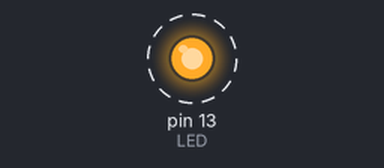
Bench run of a sketch on a simulated Arduino Uno, built with avr-gcc and run on an emulated ATmega328P. On the bench: output pins drawn as LEDs (lit = HIGH). Dashed ring = blinking.

Above: at 0.03 s.
Timing chart, 0 to 3.0 s (numbered marks = the images above):
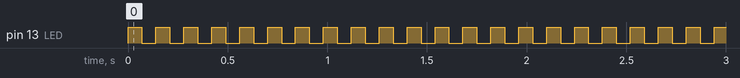

Measured:
- by itself, pin 13 (LED): alternates HIGH for 0.07 s and LOW for 0.07 s

The sketch:

3.1.4.ino
```cpp
#define LED PB5

void setup() {
  DDRB |= (1 << LED);
}

void loop() {
  PORTB |= (1 << (0 + 5));
  delay(70);
  PORTB &= ~(1 << (0 + 5));
  delay(70);
}
```
